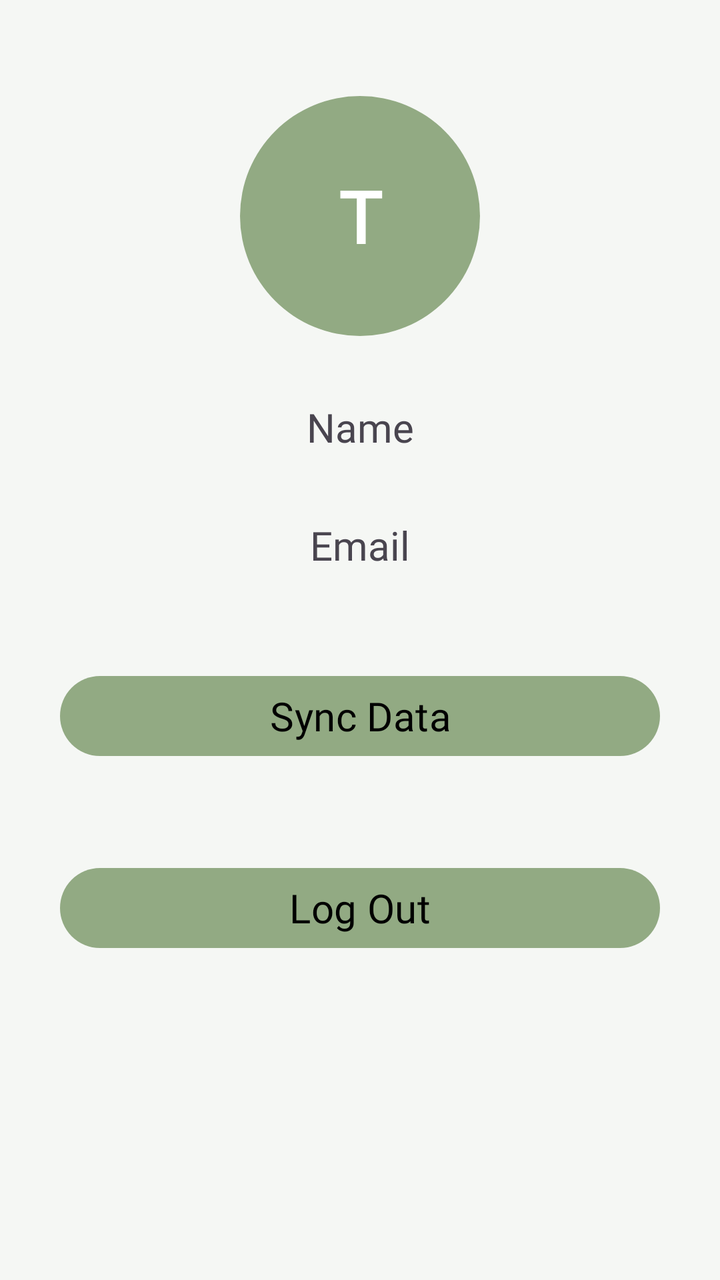
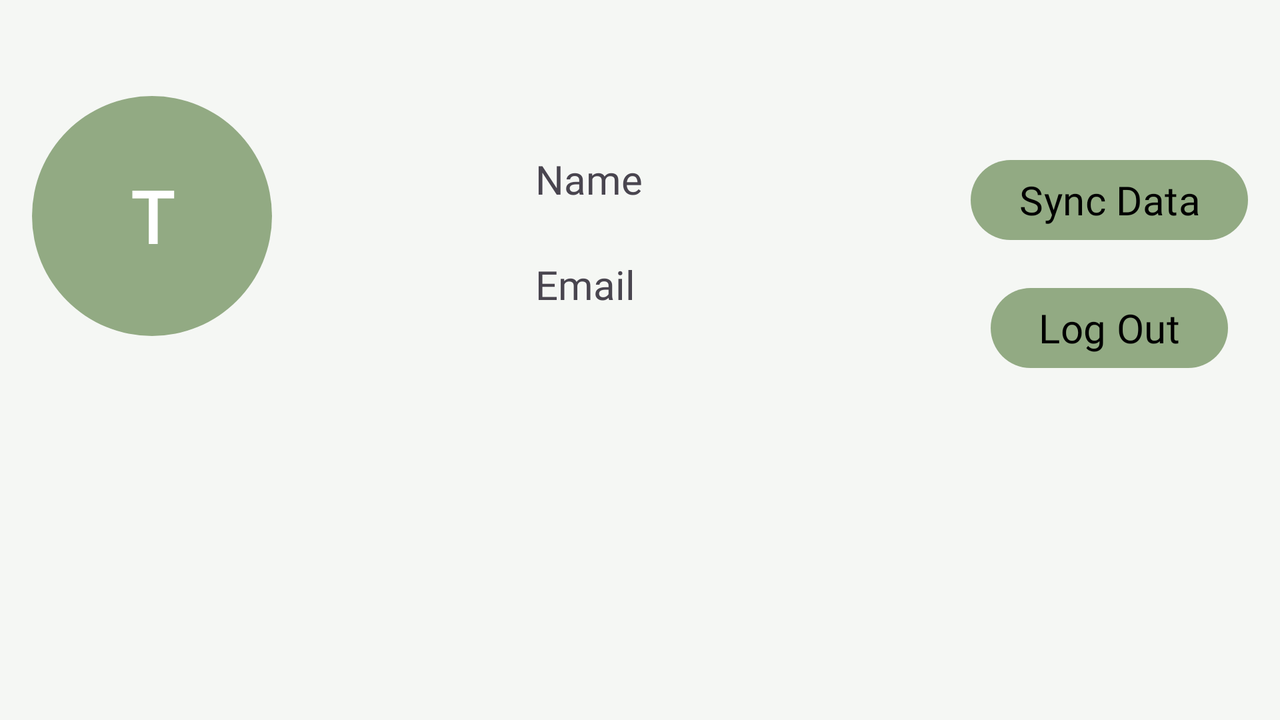

Compare how this app lays out the same screen by default and in its alternative resource folder. The renders come first, then the two layout files and the values they reference.
<!-- AndroidManifest.xml: application theme Theme.FoodPlanner -->
<!-- res/layout/fragment_profile.xml -->
<?xml version="1.0" encoding="utf-8"?>
<androidx.constraintlayout.widget.ConstraintLayout xmlns:android="http://schemas.android.com/apk/res/android"
    xmlns:app="http://schemas.android.com/apk/res-auto"
    xmlns:tools="http://schemas.android.com/tools"
    android:layout_width="match_parent"
    android:layout_height="match_parent"
    tools:context=".profile.view.ProfileFragment"
    android:background="@color/background">

    <TextView
        android:id="@+id/profileNameTxt"
        android:layout_width="wrap_content"
        android:layout_height="wrap_content"
        android:layout_marginTop="32dp"
        app:layout_constraintEnd_toEndOf="@+id/profileImagText"
        app:layout_constraintStart_toStartOf="@+id/profileImagText"
        app:layout_constraintTop_toBottomOf="@+id/profileImagText"
        tools:text="Name" />

    <TextView
        android:id="@+id/profileEmailTxt"
        android:layout_width="wrap_content"
        android:layout_height="wrap_content"
        android:layout_marginTop="32dp"
        app:layout_constraintEnd_toEndOf="@+id/profileImagText"
        app:layout_constraintStart_toStartOf="@+id/profileImagText"
        app:layout_constraintTop_toBottomOf="@+id/profileNameTxt"
        tools:text="Email" />

    <androidx.constraintlayout.widget.Guideline
        android:id="@+id/guidelineStart"
        android:layout_width="wrap_content"
        android:layout_height="wrap_content"
        android:orientation="vertical"
        app:layout_constraintGuide_begin="16dp" />

    <androidx.constraintlayout.widget.Guideline
        android:id="@+id/guidelineEnd"
        android:layout_width="wrap_content"
        android:layout_height="wrap_content"
        android:orientation="vertical"
        app:layout_constraintGuide_end="16dp" />

    <Button
        android:id="@+id/syncButton"
        android:layout_width="300dp"
        android:layout_height="wrap_content"
        android:layout_marginTop="48dp"
        android:text="@string/sync_data"
        app:layout_constraintEnd_toEndOf="@+id/profileImagText"
        app:layout_constraintStart_toStartOf="@+id/profileImagText"
        app:layout_constraintTop_toBottomOf="@+id/profileEmailTxt" />

    <TextView
        android:id="@+id/profileImagText"
        android:layout_width="wrap_content"
        android:layout_height="wrap_content"
        android:background="@drawable/circular_shape"
        android:gravity="center"
        android:textColor="@color/white"
        android:textSize="36sp"
        android:textStyle="bold"
        app:layout_constraintEnd_toStartOf="@+id/guidelineEnd"
        app:layout_constraintStart_toStartOf="@+id/guidelineStart"
        app:layout_constraintTop_toTopOf="@+id/guidelineTop"
        tools:text="T" />

    <Button
        android:id="@+id/logoutButton"
        android:layout_width="300dp"
        android:layout_height="wrap_content"
        android:layout_marginTop="48dp"
        android:text="@string/logout"
        app:layout_constraintEnd_toEndOf="@+id/profileImagText"
        app:layout_constraintStart_toStartOf="@+id/profileImagText"
        app:layout_constraintTop_toBottomOf="@+id/syncButton" />
    <androidx.constraintlayout.widget.Group
        android:id="@+id/group"
        android:layout_width="wrap_content"
        android:layout_height="wrap_content"
        app:constraint_referenced_ids="profileImagText, profileEmailTxt, profileNameTxt, syncButton, logoutButton"/>

    <androidx.constraintlayout.widget.Guideline
        android:id="@+id/guidelineTop"
        android:layout_width="wrap_content"
        android:layout_height="wrap_content"
        android:orientation="horizontal"
        app:layout_constraintGuide_begin="48dp" />

    <androidx.constraintlayout.widget.ConstraintLayout
        android:id="@+id/not_loggedin_profile"
        android:layout_width="match_parent"
        android:layout_height="match_parent"
        android:visibility="gone">

        <ImageView
            android:id="@+id/img"
            android:layout_width="match_parent"
            android:layout_height="wrap_content"
            android:src="@drawable/hacker"
            app:layout_constraintTop_toTopOf="parent"
            app:layout_constraintStart_toStartOf="parent"
            app:layout_constraintEnd_toEndOf="parent"/>

        <TextView
            android:id="@+id/txt"
            android:layout_width="wrap_content"
            android:layout_height="wrap_content"
            android:text="@string/not_logged_in"
            app:layout_constraintTop_toBottomOf="@id/img"
            app:layout_constraintStart_toStartOf="@id/img"
            app:layout_constraintEnd_toEndOf="@id/img"/>

        <Button
            android:id="@+id/login_profile"
            android:layout_width="wrap_content"
            android:layout_height="wrap_content"
            android:text="@string/login"
            app:layout_constraintTop_toBottomOf="@id/txt"
            app:layout_constraintStart_toStartOf="@id/img"
            app:layout_constraintEnd_toEndOf="@id/img"
            app:layout_constraintBottom_toBottomOf="parent"/>
    </androidx.constraintlayout.widget.ConstraintLayout>

</androidx.constraintlayout.widget.ConstraintLayout>
<!-- resources referenced by this layout -->
<resources>
  <color name="background">#9FF1F7EE</color>
  <color name="white">#FFFFFFFF</color>
  <!-- drawable circular_shape (drawable) -->
  <?xml version="1.0" encoding="utf-8"?>
  <shape xmlns:android="http://schemas.android.com/apk/res/android"
      android:shape="oval">
  
      <solid
          android:color="#92AA83"
          />
  
      <size
          android:height="120dp"
          android:width="120dp"
          />
  </shape>
  <string name="login">Login</string>
  <string name="logout">Log Out</string>
  <string name="not_logged_in">Content Not Available!\nLogin to view full content</string>
  <string name="sync_data">Sync Data</string>
  <style name="Theme.FoodPlanner" parent="Base.Theme.FoodPlanner" />
  <style name="Base.Theme.FoodPlanner" parent="Theme.Material3.DayNight">
          
          <item name="android:fontFamily">@font/aladin</item>
          <item name="android:textSize">20sp</item>
          <item name="colorPrimary">#92AA83</item>
          <item name="colorPrimaryVariant">#92AA83</item>
          <item name="colorOnPrimary">@color/black</item>
          <item name="backgroundColor">#F1F7EE</item>
          <item name="colorSecondary">#B0BEA9</item>
          <item name="colorSecondaryVariant">#B0BEA9</item>
          <item name="colorPrimaryContainer">#F1F7EE</item>
          <item name="colorOnPrimaryContainer">#E0EDC5</item>
          <item name="colorAccent">#F1F7EE</item>
      </style>
  <color name="black">#FF000000</color>
</resources>
<!-- res/layout-land/fragment_profile.xml (the repository's variant of the layout above) -->
<!-- drawn on the phone turned sideways -->
<?xml version="1.0" encoding="utf-8"?>
<androidx.constraintlayout.widget.ConstraintLayout xmlns:android="http://schemas.android.com/apk/res/android"
    xmlns:app="http://schemas.android.com/apk/res-auto"
    xmlns:tools="http://schemas.android.com/tools"
    android:layout_width="match_parent"
    android:layout_height="match_parent"
    tools:context=".profile.view.ProfileFragment"
    android:background="@color/background">

    <TextView
        android:id="@+id/profileNameTxt"
        android:layout_width="wrap_content"
        android:layout_height="wrap_content"
        android:layout_marginTop="28dp"
        app:layout_constraintTop_toTopOf="@+id/profileImagText"
        app:layout_constraintStart_toStartOf="@id/profileEmailTxt"
        tools:layout_editor_absoluteX="208dp"
        tools:text="Name" />

    <TextView
        android:id="@+id/profileEmailTxt"
        android:layout_width="wrap_content"
        android:layout_height="wrap_content"
        android:layout_marginStart="128dp"
        android:layout_marginTop="24dp"
        app:layout_constraintBottom_toBottomOf="@+id/profileImagText"
        app:layout_constraintEnd_toEndOf="@+id/profileNameTxt"
        app:layout_constraintStart_toEndOf="@id/profileImagText"
        app:layout_constraintTop_toBottomOf="@+id/profileNameTxt"
        app:layout_constraintVertical_bias="0.111"
        tools:text="Email" />

    <androidx.constraintlayout.widget.Guideline
        android:id="@+id/guidelineStart"
        android:layout_width="wrap_content"
        android:layout_height="wrap_content"
        android:orientation="vertical"
        app:layout_constraintGuide_begin="16dp" />

    <androidx.constraintlayout.widget.Guideline
        android:id="@+id/guidelineEnd"
        android:layout_width="wrap_content"
        android:layout_height="wrap_content"
        android:orientation="vertical"
        app:layout_constraintGuide_end="16dp" />

    <Button
        android:id="@+id/syncButton"
        android:layout_width="wrap_content"
        android:layout_height="wrap_content"
        android:text="@string/sync_data"
        app:layout_constraintEnd_toStartOf="@+id/guidelineEnd"
        app:layout_constraintTop_toTopOf="@+id/profileNameTxt" />

    <TextView
        android:id="@+id/profileImagText"
        android:layout_width="wrap_content"
        android:layout_height="wrap_content"
        android:background="@drawable/circular_shape"
        android:gravity="center"
        android:textColor="@color/white"
        android:textSize="36sp"
        android:textStyle="bold"
        app:layout_constraintStart_toStartOf="@+id/guidelineStart"
        app:layout_constraintTop_toTopOf="@+id/guidelineTop"
        tools:text="T" />

    <Button
        android:id="@+id/logoutButton"
        android:layout_width="wrap_content"
        android:layout_height="wrap_content"
        android:layout_marginTop="16dp"
        android:text="@string/logout"
        app:layout_constraintEnd_toEndOf="@+id/syncButton"
        app:layout_constraintStart_toStartOf="@+id/syncButton"
        app:layout_constraintTop_toBottomOf="@+id/syncButton" />

    <androidx.constraintlayout.widget.Group
        android:id="@+id/group"
        android:layout_width="wrap_content"
        android:layout_height="wrap_content"
        app:constraint_referenced_ids="profileImagText, profileEmailTxt, profileNameTxt, syncButton, logoutButton"/>

    <androidx.constraintlayout.widget.Guideline
        android:id="@+id/guidelineTop"
        android:layout_width="wrap_content"
        android:layout_height="wrap_content"
        android:orientation="horizontal"
        app:layout_constraintGuide_begin="48dp" />

    <androidx.constraintlayout.widget.ConstraintLayout
        android:id="@+id/not_loggedin_profile"
        android:layout_width="match_parent"
        android:layout_height="match_parent"
        android:visibility="gone">

        <ImageView
            android:id="@+id/img"
            android:layout_width="0dp"
            android:layout_height="wrap_content"
            android:src="@drawable/hacker"
            app:layout_constraintStart_toStartOf="parent"
            app:layout_constraintTop_toTopOf="parent"
            app:layout_constraintWidth_percent="0.5"/>

        <TextView
            android:id="@+id/txt"
            android:layout_width="wrap_content"
            android:layout_height="wrap_content"
            android:text="@string/not_logged_in"
            app:layout_constraintBottom_toBottomOf="parent"
            app:layout_constraintEnd_toEndOf="parent"
            app:layout_constraintHorizontal_bias="0.502"
            app:layout_constraintStart_toEndOf="@+id/img"
            app:layout_constraintTop_toTopOf="parent"
            app:layout_constraintVertical_bias="0.44" />

        <Button
            android:id="@+id/login_profile"
            android:layout_width="wrap_content"
            android:layout_height="wrap_content"
            android:layout_marginTop="24dp"
            android:text="@string/login"
            app:layout_constraintEnd_toEndOf="@+id/txt"
            app:layout_constraintHorizontal_bias="0.537"
            app:layout_constraintStart_toStartOf="@+id/txt"
            app:layout_constraintTop_toBottomOf="@+id/txt" />
    </androidx.constraintlayout.widget.ConstraintLayout>

</androidx.constraintlayout.widget.ConstraintLayout>
